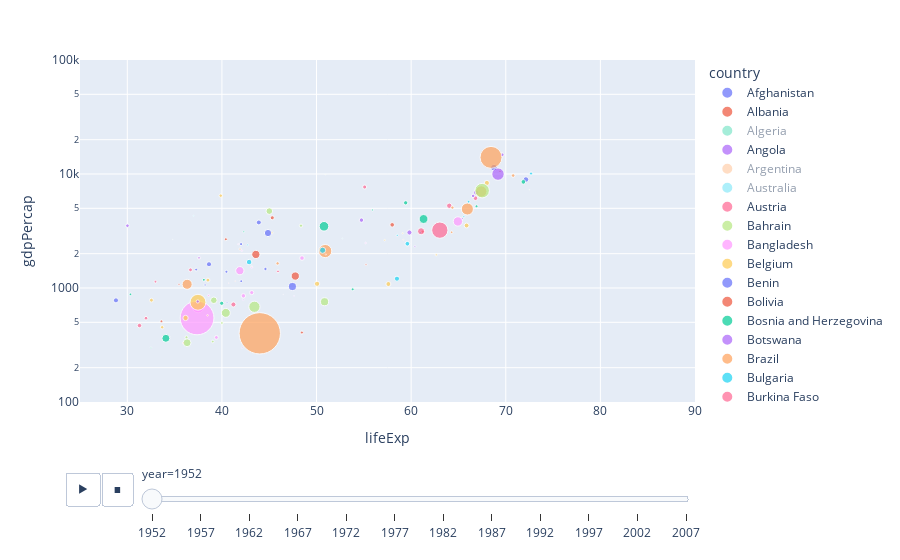

The cell this chart's notebook holds for it:
### Code cell
fig = px.scatter(px.data.gapminder(), x="lifeExp", y="gdpPercap", animation_frame="year", animation_group="country",
           size="pop", color="country", hover_name="country", 
           log_y = True, 
           size_max=45, range_x=[25,90], range_y=[100,100000])
fig.show()
